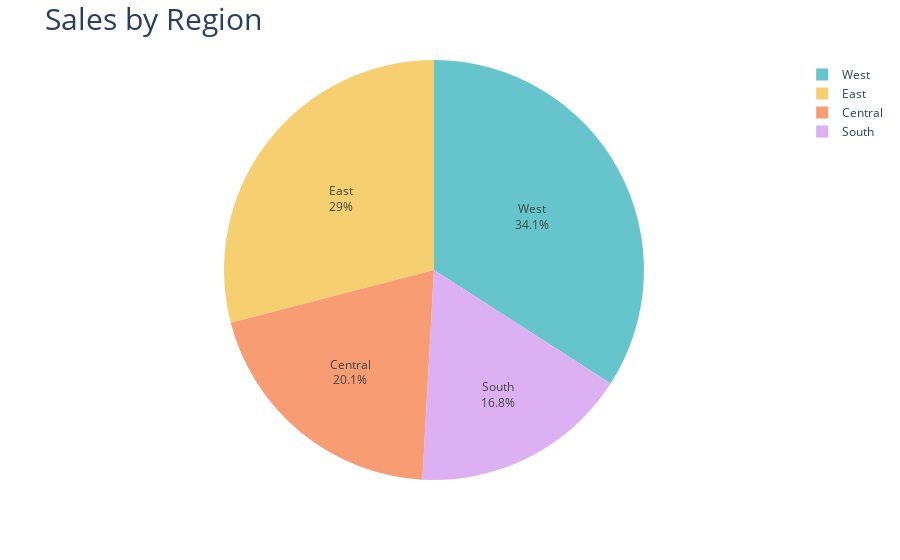

The notebook cell saved with this chart:
### Code cell
#Sales by Region
#Which region are performing the best/worst?
sales_by_region = df.groupby('Region')['Sales'].sum().reset_index()

fig_sales_by_region= px.pie(sales_by_region, 
             values='Sales', 
             names='Region', 
             color_discrete_sequence=px.colors.qualitative.Pastel)

fig_sales_by_region.update_traces(textposition='inside', textinfo='percent+label')
fig_sales_by_region.update_layout(title_text='Sales by Region', title_font=dict(size=30))

fig_sales_by_region.show()

### Figure 1 — Plotly figure (JSON) as saved in the notebook; plotly's stock layout.template omitted (floating-point values rounded to 4 significant figures)
{"data": [{"domain": {"x": [0, 1], "y": [0, 1]}, "hovertemplate": "Region=%{label}<br>Sales=%{value}<extra></extra>", "labels": ["Central", "East", "South", "West"], "legendgroup": "", "name": "", "showlegend": true, "textinfo": "percent+label", "textposition": "inside", "type": "pie", "values": [147100.0, 212600.0, 122900.0, 249700.0]}], "layout": {"legend": {"tracegroupgap": 0}, "margin": {"t": 60}, "piecolorway": ["rgb(102, 197, 204)", "rgb(246, 207, 113)", "rgb(248, 156, 116)", "rgb(220, 176, 242)", "rgb(135, 197, 95)", "rgb(158, 185, 243)", "rgb(254, 136, 177)", "rgb(201, 219, 116)", "rgb(139, 224, 164)", "rgb(180, 151, 231)", "rgb(179, 179, 179)"], "title": {"font": {"size": 30}, "text": "Sales by Region"}}}
